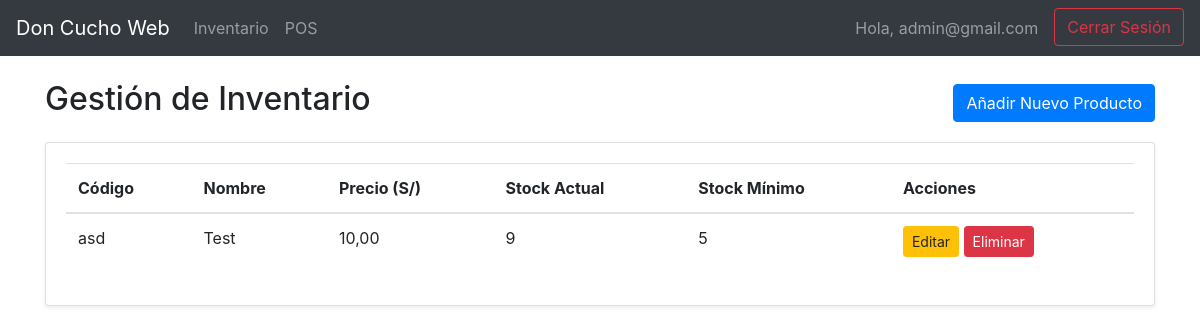
The app's page /inventario/ (signed in), older data.
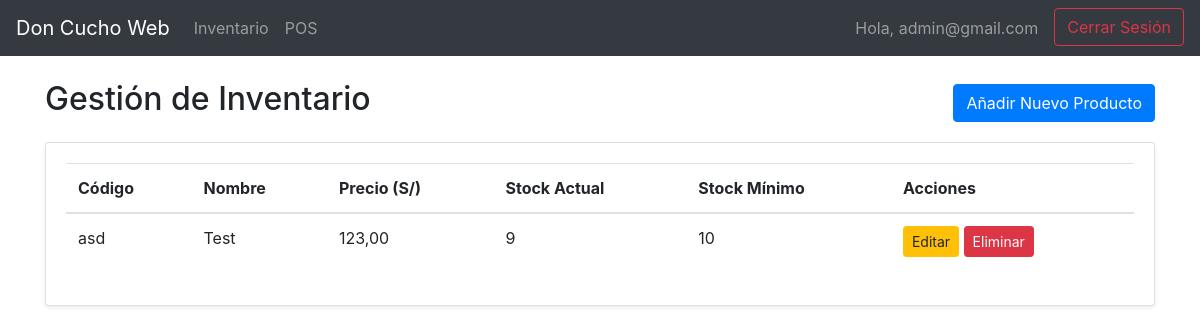
The same page, newer data.
### inventario/models.py (models this page shows, shortened)
class Producto(models.Model):
    codigo = models.CharField(max_length=50, unique=True, verbose_name="Código de Barras")
    nombre = models.CharField(max_length=200, verbose_name="Nombre del Producto")
    precio = models.DecimalField(max_digits=10, decimal_places=2, verbose_name="Precio (S/)")
    stock = models.IntegerField(default=0, verbose_name="Stock Disponible")
    stock_minimo = models.IntegerField(default=5, verbose_name="Stock Mínimo de Alerta")
    class Meta:
        verbose_name = "Producto"
        verbose_name_plural = "Productos"
        ordering = ['nombre']

### inventario/views.py (the view)
# urls.py: path('inventario/', views.gestion_inventario, name='gestion_inventario'),
@login_required
@admin_required
def gestion_inventario(request):
    productos = Producto.objects.all()
    context = {
        'productos': productos
    }
    return render(request, 'inventario/gestion.html', context)

### inventario/views.py (called while the page is built)
def admin_required(view_func):
    @wraps(view_func)
    def _wrapped_view(request, *args, **kwargs):
        if not request.user.is_staff:
            return redirect('index')
        return view_func(request, *args, **kwargs)
    return _wrapped_view

### inventario/templates/inventario/gestion.html (shortened to what this page needs)
{% extends 'base.html' %}
{% block content %}
<div class="d-flex justify-content-between align-items-center mb-3">
    <h2>Gestión de Inventario</h2>
    <a href="{% url 'inventario_crear' %}" class="btn btn-primary">Añadir Nuevo Producto</a>
</div>
<div class="card shadow-sm">
    <div class="card-body">
        <table class="table table-hover">
            <thead>
                <tr>
                    <th>Código</th>
                    <th>Nombre</th>
                    <th>Precio (S/)</th>
                    <th>Stock Actual</th>
                    <th>Stock Mínimo</th>
                    <th>Acciones</th>
                </tr>
            </thead>
            <tbody>
                {% for producto in productos %}
                <tr>
                    <td>{{ producto.codigo }}</td>
                    <td>{{ producto.nombre }}</td>
                    <td>{{ producto.precio }}</td>
                    <td>{{ producto.stock }}</td>
                    <td>{{ producto.stock_minimo }}</td>
                    <td>
                        <a href="{% url 'inventario_editar' producto.id %}" class="btn btn-warning btn-sm">Editar</a>
                        <a href="{% url 'inventario_eliminar' producto.id %}"
                           class="btn btn-danger btn-sm"
                           onclick="return confirm('¿Estás seguro de que deseas eliminar este producto?');">
                           Eliminar
                        </a>
                    </td>
                </tr>
                {% empty %}
                <tr>
                    <td colspan="6" class="text-center">No hay productos en el inventario.</td>
                </tr>
                {% endfor %}
            </tbody>
        </table>
    </div>
</div>
{% endblock %}

### inventario/templates/base.html (shortened to what this page needs)
<!DOCTYPE html>
<html lang="es">
<head>
    <link rel="stylesheet" href="https://cdn.jsdelivr.net/npm/bootstrap@4.6.2/dist/css/bootstrap.min.css">
</head>
<body>
    <nav class="navbar navbar-expand-lg navbar-dark bg-dark">
        <a class="navbar-brand" href="{% url 'index' %}">Don Cucho Web</a>
        <div class="collapse navbar-collapse">
            <ul class="navbar-nav mr-auto">
                {% if request.user.is_authenticated %}
                    {% if request.user.is_staff %}
                        <li class="nav-item"><a class="nav-link" href="{% url 'gestion_inventario' %}">Inventario</a></li>
                        <li class="nav-item"><a class="nav-link" href="{% url 'pos' %}">POS</a></li>
                    {% endif %}
                {% endif %}
            </ul>
            <ul class="navbar-nav ml-auto">
                {% if request.user.is_authenticated %}
                    <li class="nav-item navbar-text mr-3">Hola, {{ request.user.username }}</li>
                    <li class="nav-item">
                        <form action="{% url 'logout' %}" method="post" style="display: inline;">
                            <button type="submit" class="btn btn-outline-danger">Cerrar Sesión</button>
                        </form>
                    </li>
                    {% endif %}
            </ul>
        </div>
    </nav>
    <div class="container mt-4">
        {% block content %}{% endblock %}
    </div>
</body>
</html>

Row changes from the older to the newer data that the page shows:
changed Producto "asd": precio "10,00" → "123,00"; stock_minimo "5" → "10"
